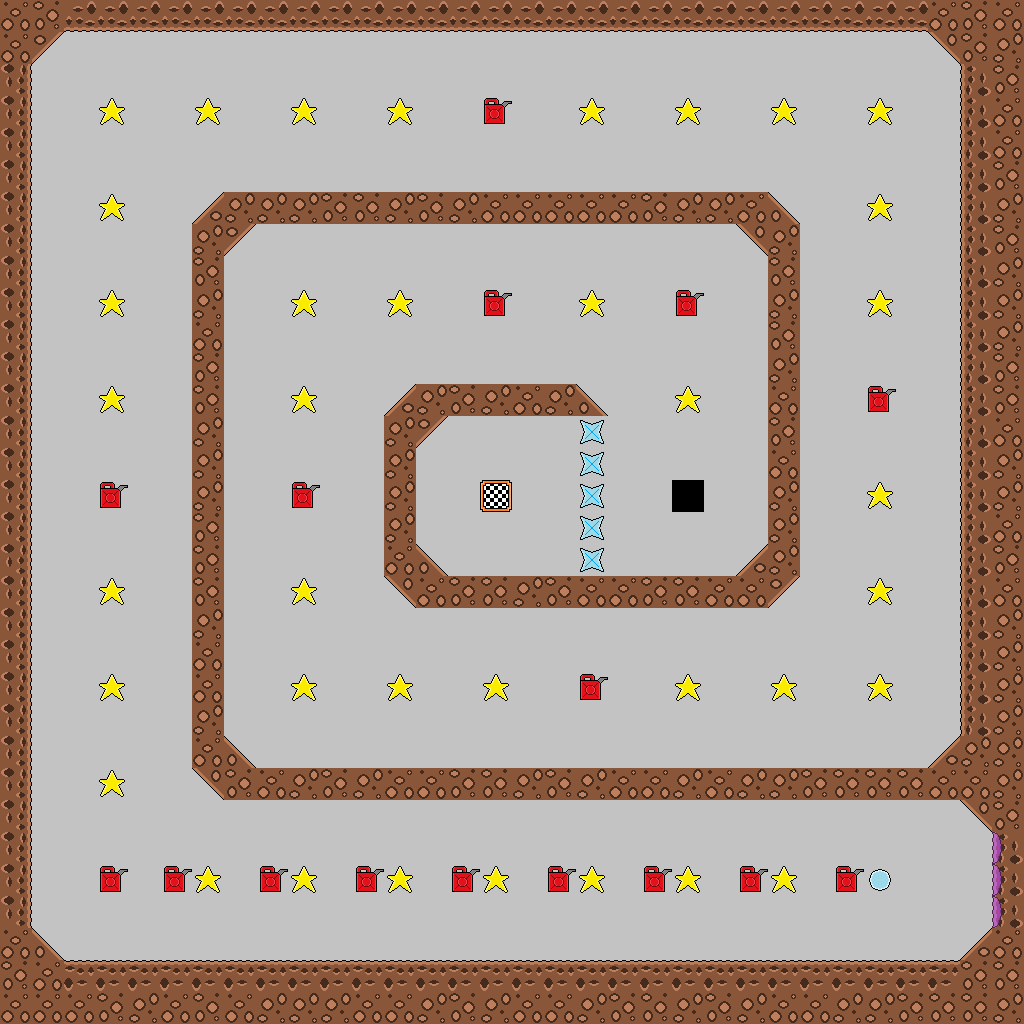

This is a level from a 2D game, rendered from its Tiled map with the project's own tilesets. A one-line summary and the complete map file follow:
An orthogonal 32x32 tile map with 32x32 px tiles, 1 tile layer (layer).

<map version="1.0" orientation="orthogonal" renderorder="right-down" width="32" height="32" tilewidth="32" tileheight="32" nextobjectid="1">
 <tileset firstgid="1" name="tiles" tilewidth="32" tileheight="32" tilecount="32">
  <image source="../assets/tiles.png" width="1024" height="32" />
 </tileset>
 <layer name="layer" width="32" height="32">
  <data encoding="csv">
16,1,13,13,13,13,13,13,13,13,13,13,13,13,13,13,13,13,13,13,13,13,13,13,13,13,13,13,13,16,1,16,
16,18,2,2,2,2,2,2,2,2,2,2,2,2,2,2,2,2,2,2,2,2,2,2,2,2,2,2,2,19,1,15,
12,2,2,2,2,2,2,2,2,2,2,2,2,2,2,2,2,2,2,2,2,2,2,2,2,2,2,2,2,2,14,1,
12,2,2,5,2,2,5,2,2,5,2,2,5,2,2,6,2,2,5,2,2,5,2,2,5,2,2,5,2,2,14,16,
12,2,2,2,2,2,2,2,2,2,2,2,2,2,2,2,2,2,2,2,2,2,2,2,2,2,2,2,2,2,14,16,
12,2,2,2,2,2,2,2,2,2,2,2,2,2,2,2,2,2,2,2,2,2,2,2,2,2,2,2,2,2,14,1,
12,2,2,5,2,2,20,15,15,15,1,1,15,1,15,16,16,16,16,16,1,15,15,16,17,2,2,5,2,2,14,15,
12,2,2,2,2,2,15,18,2,2,2,2,2,2,2,2,2,2,2,2,2,2,2,19,15,2,2,2,2,2,14,1,
12,2,2,2,2,2,1,2,2,2,2,2,2,2,2,2,2,2,2,2,2,2,2,2,1,2,2,2,2,2,14,15,
12,2,2,5,2,2,15,2,2,5,2,2,5,2,2,6,2,2,5,2,2,6,2,2,15,2,2,5,2,2,14,15,
12,2,2,2,2,2,16,2,2,2,2,2,2,2,2,2,2,2,2,2,2,2,2,2,1,2,2,2,2,2,14,15,
12,2,2,2,2,2,1,2,2,2,2,2,2,2,2,2,2,2,2,2,2,2,2,2,15,2,2,2,2,2,14,1,
12,2,2,5,2,2,1,2,2,5,2,2,20,15,1,15,16,15,17,2,2,5,2,2,16,2,2,6,2,2,14,1,
12,2,2,2,2,2,15,2,2,2,2,2,15,18,2,2,2,2,9,2,2,2,2,2,1,2,2,2,2,2,14,16,
12,2,2,2,2,2,15,2,2,2,2,2,15,2,2,2,2,2,9,2,2,2,2,2,16,2,2,2,2,2,14,15,
12,2,2,6,2,2,15,2,2,6,2,2,15,2,2,4,2,2,9,2,2,3,2,2,15,2,2,5,2,2,14,15,
12,2,2,2,2,2,1,2,2,2,2,2,15,2,2,2,2,2,9,2,2,2,2,2,15,2,2,2,2,2,14,16,
12,2,2,2,2,2,1,2,2,2,2,2,16,17,2,2,2,2,9,2,2,2,2,20,15,2,2,2,2,2,14,1,
12,2,2,5,2,2,1,2,2,5,2,2,19,16,1,1,15,1,16,16,1,1,16,16,18,2,2,5,2,2,14,16,
12,2,2,2,2,2,15,2,2,2,2,2,2,2,2,2,2,2,2,2,2,2,2,2,2,2,2,2,2,2,14,15,
12,2,2,2,2,2,16,2,2,2,2,2,2,2,2,2,2,2,2,2,2,2,2,2,2,2,2,2,2,2,14,15,
12,2,2,5,2,2,16,2,2,5,2,2,5,2,2,5,2,2,6,2,2,5,2,2,5,2,2,5,2,2,14,15,
12,2,2,2,2,2,15,2,2,2,2,2,2,2,2,2,2,2,2,2,2,2,2,2,2,2,2,2,2,2,14,15,
12,2,2,2,2,2,16,17,2,2,2,2,2,2,2,2,2,2,2,2,2,2,2,2,2,2,2,2,2,20,15,15,
12,2,2,5,2,2,19,1,16,15,1,15,16,16,1,1,15,1,15,16,16,15,16,15,15,1,1,1,1,16,16,15,
12,2,2,2,2,2,2,2,2,2,2,2,2,2,2,2,2,2,2,2,2,2,2,2,2,2,2,2,2,2,19,1,
12,2,2,2,2,2,2,2,2,2,2,2,2,2,2,2,2,2,2,2,2,2,2,2,2,2,2,2,2,2,2,24,
12,2,2,6,2,6,5,2,6,5,2,6,5,2,6,5,2,6,5,2,6,5,2,6,5,2,6,7,2,2,2,24,
12,2,2,2,2,2,2,2,2,2,2,2,2,2,2,2,2,2,2,2,2,2,2,2,2,2,2,2,2,2,2,24,
16,17,2,2,2,2,2,2,2,2,2,2,2,2,2,2,2,2,2,2,2,2,2,2,2,2,2,2,2,2,20,16,
1,16,11,11,11,11,11,11,11,11,11,11,11,11,11,11,11,11,11,11,11,11,11,11,11,11,11,11,11,11,1,1,
16,16,16,1,15,16,1,16,15,15,15,16,16,15,1,15,16,16,15,1,1,15,1,15,16,16,15,15,1,1,1,15
</data>
 </layer>
</map>
